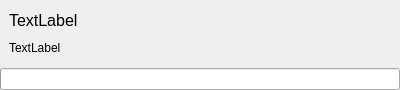
<?xml version="1.0" encoding="UTF-8"?>
<ui version="4.0">
 <class>progressDialog</class>
 <widget class="QDialog" name="progressDialog">
  <property name="windowModality">
   <enum>Qt::ApplicationModal</enum>
  </property>
  <property name="geometry">
   <rect>
    <x>0</x>
    <y>0</y>
    <width>400</width>
    <height>90</height>
   </rect>
  </property>
  <property name="minimumSize">
   <size>
    <width>400</width>
    <height>90</height>
   </size>
  </property>
  <property name="maximumSize">
   <size>
    <width>400</width>
    <height>90</height>
   </size>
  </property>
  <property name="windowTitle">
   <string>Dialog</string>
  </property>
  <layout class="QVBoxLayout" name="verticalLayout">
   <property name="spacing">
    <number>0</number>
   </property>
   <property name="leftMargin">
    <number>0</number>
   </property>
   <property name="topMargin">
    <number>0</number>
   </property>
   <property name="rightMargin">
    <number>0</number>
   </property>
   <property name="bottomMargin">
    <number>0</number>
   </property>
   <item>
    <widget class="QWidget" name="progressWidget" native="true">
     <layout class="QVBoxLayout" name="verticalLayout_2">
      <item>
       <widget class="QLabel" name="progressTitleText">
        <property name="font">
         <font>
          <pointsize>12</pointsize>
         </font>
        </property>
        <property name="text">
         <string>TextLabel</string>
        </property>
       </widget>
      </item>
      <item>
       <widget class="QLabel" name="progressSubText">
        <property name="text">
         <string>TextLabel</string>
        </property>
       </widget>
      </item>
     </layout>
    </widget>
   </item>
   <item>
    <widget class="QProgressBar" name="progressBar">
     <property name="value">
      <number>0</number>
     </property>
     <property name="textVisible">
      <bool>false</bool>
     </property>
    </widget>
   </item>
  </layout>
 </widget>
 <resources/>
 <connections/>
</ui>
